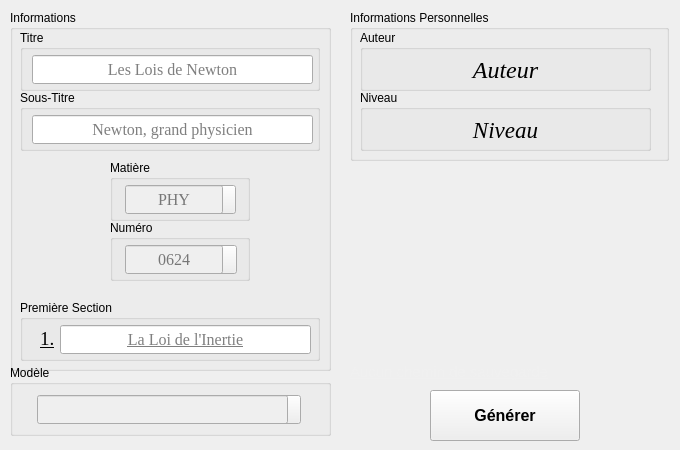
    <widget class="QWidget" name="genTab">
     <attribute name="title">
      <string>Générateur</string>
     </attribute>
     <attribute name="toolTip">
      <string>Créer un document</string>
     </attribute>
     <widget class="QGroupBox" name="infoGroupBox">
      <property name="geometry">
       <rect>
        <x>10</x>
        <y>10</y>
        <width>321</width>
        <height>361</height>
       </rect>
      </property>
      <property name="title">
       <string>Informations</string>
      </property>
      <widget class="QGroupBox" name="titreGroupBox">
       <property name="geometry">
        <rect>
         <x>10</x>
         <y>20</y>
         <width>300</width>
         <height>61</height>
        </rect>
       </property>
       <property name="title">
        <string>Titre</string>
       </property>
       <widget class="QLineEdit" name="titreLineEdit">
        <property name="geometry">
         <rect>
          <x>12</x>
          <y>25</y>
          <width>281</width>
          <height>29</height>
         </rect>
        </property>
        <property name="sizePolicy">
         <sizepolicy hsizetype="Expanding" vsizetype="Expanding">
          <horstretch>0</horstretch>
          <verstretch>0</verstretch>
         </sizepolicy>
        </property>
        <property name="font">
         <font>
          <family>Times New Roman</family>
          <pointsize>12</pointsize>
         </font>
        </property>
        <property name="alignment">
         <set>Qt::AlignCenter</set>
        </property>
        <property name="placeholderText">
         <string>Les Lois de Newton</string>
        </property>
        <property name="clearButtonEnabled">
         <bool>true</bool>
        </property>
       </widget>
      </widget>
      <widget class="QGroupBox" name="soustitreGroupBox">
       <property name="enabled">
        <bool>true</bool>
       </property>
       <property name="geometry">
        <rect>
         <x>10</x>
         <y>80</y>
         <width>300</width>
         <height>61</height>
        </rect>
       </property>
       <property name="title">
        <string>Sous-Titre</string>
       </property>
       <widget class="QLineEdit" name="soustitreLineEdit">
        <property name="geometry">
         <rect>
          <x>12</x>
          <y>25</y>
          <width>281</width>
          <height>29</height>
         </rect>
        </property>
        <property name="sizePolicy">
         <sizepolicy hsizetype="Expanding" vsizetype="Expanding">
          <horstretch>0</horstretch>
          <verstretch>0</verstretch>
         </sizepolicy>
        </property>
        <property name="font">
         <font>
          <family>Times New Roman</family>
          <pointsize>12</pointsize>
         </font>
        </property>
        <property name="alignment">
         <set>Qt::AlignCenter</set>
        </property>
        <property name="placeholderText">
         <string>Newton, grand physicien</string>
        </property>
        <property name="clearButtonEnabled">
         <bool>true</bool>
        </property>
       </widget>
      </widget>
      <widget class="QGroupBox" name="matGroupBox">
       <property name="geometry">
        <rect>
         <x>100</x>
         <y>150</y>
         <width>140</width>
         <height>61</height>
        </rect>
       </property>
       <property name="title">
        <string>Matière</string>
       </property>
       <widget class="SafeLineEdit" name="matLineEdit">
        <property name="enabled">
         <bool>false</bool>
        </property>
        <property name="geometry">
         <rect>
          <x>15</x>
          <y>25</y>
          <width>98</width>
          <height>29</height>
         </rect>
        </property>
        <property name="sizePolicy">
         <sizepolicy hsizetype="Expanding" vsizetype="Expanding">
          <horstretch>0</horstretch>
          <verstretch>0</verstretch>
         </sizepolicy>
        </property>
        <property name="minimumSize">
         <size>
          <width>0</width>
          <height>29</height>
         </size>
        </property>
        <property name="font">
         <font>
          <family>Times New Roman</family>
          <pointsize>12</pointsize>
         </font>
        </property>
        <property name="text">
         <string/>
        </property>
        <property name="frame">
         <bool>true</bool>
        </property>
        <property name="alignment">
         <set>Qt::AlignCenter</set>
        </property>
        <property name="placeholderText">
         <string>PHY</string>
        </property>
        <property name="clearButtonEnabled">
         <bool>false</bool>
        </property>
       </widget>
       <widget class="QPushButton" name="matToolButton">
        <property name="geometry">
         <rect>
          <x>106</x>
          <y>25</y>
          <width>20</width>
          <height>29</height>
         </rect>
        </property>
        <property name="cursor">
         <cursorShape>PointingHandCursor</cursorShape>
        </property>
        <property name="text">
         <string/>
        </property>
       </widget>
       <zorder>matToolButton</zorder>
       <zorder>matLineEdit</zorder>
      </widget>
      <widget class="QGroupBox" name="numGroupBox">
       <property name="geometry">
        <rect>
         <x>100</x>
         <y>210</y>
         <width>140</width>
         <height>61</height>
        </rect>
       </property>
       <property name="title">
        <string>Numéro</string>
       </property>
       <widget class="SafeLineEdit" name="numLineEdit">
        <property name="enabled">
         <bool>false</bool>
        </property>
        <property name="geometry">
         <rect>
          <x>15</x>
          <y>25</y>
          <width>98</width>
          <height>29</height>
         </rect>
        </property>
        <property name="sizePolicy">
         <sizepolicy hsizetype="Expanding" vsizetype="Expanding">
          <horstretch>0</horstretch>
          <verstretch>0</verstretch>
         </sizepolicy>
        </property>
        <property name="font">
         <font>
          <family>Times New Roman</family>
          <pointsize>12</pointsize>
         </font>
        </property>
        <property name="text">
         <string/>
        </property>
        <property name="alignment">
         <set>Qt::AlignCenter</set>
        </property>
        <property name="placeholderText">
         <string>0624</string>
        </property>
        <property name="clearButtonEnabled">
         <bool>false</bool>
        </property>
       </widget>
       <widget class="QPushButton" name="numToolButton">
        <property name="geometry">
         <rect>
          <x>106</x>
          <y>25</y>
          <width>21</width>
          <height>29</height>
         </rect>
        </property>
        <property name="cursor">
         <cursorShape>PointingHandCursor</cursorShape>
        </property>
        <property name="text">
         <string/>
        </property>
       </widget>
       <zorder>numToolButton</zorder>
       <zorder>numLineEdit</zorder>
      </widget>
      <widget class="QGroupBox" name="sectionGroupBox">
       <property name="geometry">
        <rect>
         <x>10</x>
         <y>290</y>
         <width>300</width>
         <height>61</height>
        </rect>
       </property>
       <property name="title">
        <string>Première Section</string>
       </property>
       <widget class="QLabel" name="sectionNumLabel">
        <property name="geometry">
         <rect>
          <x>20</x>
          <y>24</y>
          <width>47</width>
          <height>31</height>
         </rect>
        </property>
        <property name="font">
         <font>
          <family>Times New Roman</family>
          <pointsize>14</pointsize>
          <underline>true</underline>
         </font>
        </property>
        <property name="styleSheet">
         <string notr="true"/>
        </property>
        <property name="text">
         <string>&lt;html&gt;&lt;head/&gt;&lt;body&gt;&lt;p&gt;&lt;span style=&quot; font-size:14pt; text-decoration: underline;&quot;&gt;1.&lt;/span&gt;&lt;/p&gt;&lt;/body&gt;&lt;/html&gt;</string>
        </property>
       </widget>
       <widget class="SafeLineEdit" name="sectionLineEdit">
        <property name="geometry">
         <rect>
          <x>40</x>
          <y>25</y>
          <width>251</width>
          <height>29</height>
         </rect>
        </property>
        <property name="sizePolicy">
         <sizepolicy hsizetype="Expanding" vsizetype="Expanding">
          <horstretch>0</horstretch>
          <verstretch>0</verstretch>
         </sizepolicy>
        </property>
        <property name="font">
         <font>
          <family>Times New Roman</family>
          <pointsize>12</pointsize>
          <underline>true</underline>
         </font>
        </property>
        <property name="maxLength">
         <number>32767</number>
        </property>
        <property name="alignment">
         <set>Qt::AlignCenter</set>
        </property>
        <property name="placeholderText">
         <string>La Loi de l'Inertie</string>
        </property>
        <property name="clearButtonEnabled">
         <bool>true</bool>
        </property>
       </widget>
      </widget>
     </widget>
     <widget class="QLabel" name="pathPathLabel">
      <property name="geometry">
       <rect>
        <x>350</x>
        <y>170</y>
        <width>321</width>
        <height>211</height>
       </rect>
      </property>
      <property name="sizePolicy">
       <sizepolicy hsizetype="Fixed" vsizetype="Expanding">
        <horstretch>0</horstretch>
        <verstretch>0</verstretch>
       </sizepolicy>
      </property>
      <property name="maximumSize">
       <size>
        <width>321</width>
        <height>16777215</height>
       </size>
      </property>
      <property name="font">
       <font>
        <underline>true</underline>
       </font>
      </property>
      <property name="cursor">
       <cursorShape>ArrowCursor</cursorShape>
      </property>
      <property name="text">
       <string>&lt;html&gt;&lt;head/&gt;&lt;body&gt;&lt;p&gt;&lt;a href=&quot;none&quot;&gt;&lt;span style=&quot; font-size:11pt; text-decoration: underline; color:#f0f0f0;&quot;&gt;Aucun chemin de sauvegarde&lt;/span&gt;&lt;/a&gt;&lt;/p&gt;&lt;/body&gt;&lt;/html&gt;</string>
      </property>
      <property name="alignment">
       <set>Qt::AlignBottom|Qt::AlignJustify</set>
      </property>
      <property name="wordWrap">
       <bool>true</bool>
      </property>
      <property name="textInteractionFlags">
       <set>Qt::LinksAccessibleByMouse|Qt::TextSelectableByMouse</set>
      </property>
     </widget>
     <widget class="QGroupBox" name="infoPersoGroupBox">
      <property name="geometry">
       <rect>
        <x>350</x>
        <y>10</y>
        <width>319</width>
        <height>151</height>
       </rect>
      </property>
      <property name="sizePolicy">
       <sizepolicy hsizetype="Preferred" vsizetype="Minimum">
        <horstretch>0</horstretch>
        <verstretch>0</verstretch>
       </sizepolicy>
      </property>
      <property name="minimumSize">
       <size>
        <width>0</width>
        <height>0</height>
       </size>
      </property>
      <property name="toolTip">
       <string>Pour modifier les informations, veuillez aller dans le Configurateur</string>
      </property>
      <property name="title">
       <string>Informations Personnelles</string>
      </property>
      <widget class="QGroupBox" name="auteurPersoGroupBox">
       <property name="geometry">
        <rect>
         <x>10</x>
         <y>20</y>
         <width>291</width>
         <height>61</height>
        </rect>
       </property>
       <property name="title">
        <string>Auteur</string>
       </property>
       <widget class="QLabel" name="auteurPersoLabel">
        <property name="geometry">
         <rect>
          <x>10</x>
          <y>25</y>
          <width>271</width>
          <height>31</height>
         </rect>
        </property>
        <property name="font">
         <font>
          <family>Times New Roman</family>
          <pointsize>18</pointsize>
          <italic>true</italic>
         </font>
        </property>
        <property name="text">
         <string>Auteur</string>
        </property>
        <property name="textFormat">
         <enum>Qt::RichText</enum>
        </property>
        <property name="scaledContents">
         <bool>false</bool>
        </property>
        <property name="alignment">
         <set>Qt::AlignCenter</set>
        </property>
       </widget>
      </widget>
      <widget class="QGroupBox" name="niveauPersoGroupBox">
       <property name="geometry">
        <rect>
         <x>10</x>
         <y>80</y>
         <width>291</width>
         <height>61</height>
        </rect>
       </property>
       <property name="title">
        <string>Niveau</string>
       </property>
       <widget class="QLabel" name="niveauPersoLabel">
        <property name="geometry">
         <rect>
          <x>10</x>
          <y>25</y>
          <width>271</width>
          <height>31</height>
         </rect>
        </property>
        <property name="font">
         <font>
          <family>Times New Roman</family>
          <pointsize>17</pointsize>
          <italic>true</italic>
         </font>
        </property>
        <property name="text">
         <string>Niveau</string>
        </property>
        <property name="textFormat">
         <enum>Qt::RichText</enum>
        </property>
        <property name="scaledContents">
         <bool>true</bool>
        </property>
        <property name="alignment">
         <set>Qt::AlignCenter</set>
        </property>
        <property name="wordWrap">
         <bool>false</bool>
        </property>
       </widget>
      </widget>
     </widget>
     <widget class="QWidget" name="horizontalLayoutWidget">
      <property name="geometry">
       <rect>
        <x>340</x>
        <y>390</y>
        <width>331</width>
        <height>51</height>
       </rect>
      </property>
      <layout class="QHBoxLayout" name="genButtonLayout">
       <property name="topMargin">
        <number>0</number>
       </property>
       <property name="bottomMargin">
        <number>0</number>
       </property>
       <item>
        <widget class="QPushButton" name="genPushButton">
         <property name="sizePolicy">
          <sizepolicy hsizetype="Fixed" vsizetype="Minimum">
           <horstretch>0</horstretch>
           <verstretch>0</verstretch>
          </sizepolicy>
         </property>
         <property name="minimumSize">
          <size>
           <width>150</width>
           <height>0</height>
          </size>
         </property>
         <property name="font">
          <font>
           <pointsize>12</pointsize>
           <weight>75</weight>
           <bold>true</bold>
          </font>
         </property>
         <property name="cursor">
          <cursorShape>PointingHandCursor</cursorShape>
         </property>
         <property name="text">
          <string>Générer</string>
         </property>
        </widget>
       </item>
      </layout>
     </widget>
     <widget class="QGroupBox" name="modelGroupBox">
      <property name="geometry">
       <rect>
        <x>10</x>
        <y>365</y>
        <width>321</width>
        <height>71</height>
       </rect>
      </property>
      <property name="title">
       <string>Modèle</string>
      </property>
      <widget class="QLineEdit" name="modelLineEdit">
       <property name="enabled">
        <bool>false</bool>
       </property>
       <property name="geometry">
        <rect>
         <x>27</x>
         <y>30</y>
         <width>251</width>
         <height>29</height>
        </rect>
       </property>
       <property name="sizePolicy">
        <sizepolicy hsizetype="Expanding" vsizetype="Expanding">
         <horstretch>0</horstretch>
         <verstretch>0</verstretch>
        </sizepolicy>
       </property>
       <property name="font">
        <font>
         <family>Times New Roman</family>
         <pointsize>12</pointsize>
        </font>
       </property>
       <property name="text">
        <string/>
       </property>
       <property name="alignment">
        <set>Qt::AlignCenter</set>
       </property>
       <property name="placeholderText">
        <string/>
       </property>
       <property name="clearButtonEnabled">
        <bool>false</bool>
       </property>
      </widget>
      <widget class="QPushButton" name="modelToolButton">
       <property name="geometry">
        <rect>
         <x>270</x>
         <y>30</y>
         <width>21</width>
         <height>29</height>
        </rect>
       </property>
       <property name="cursor">
        <cursorShape>PointingHandCursor</cursorShape>
       </property>
       <property name="text">
        <string/>
       </property>
      </widget>
      <zorder>modelToolButton</zorder>
      <zorder>modelLineEdit</zorder>
     </widget>
    </widget>
